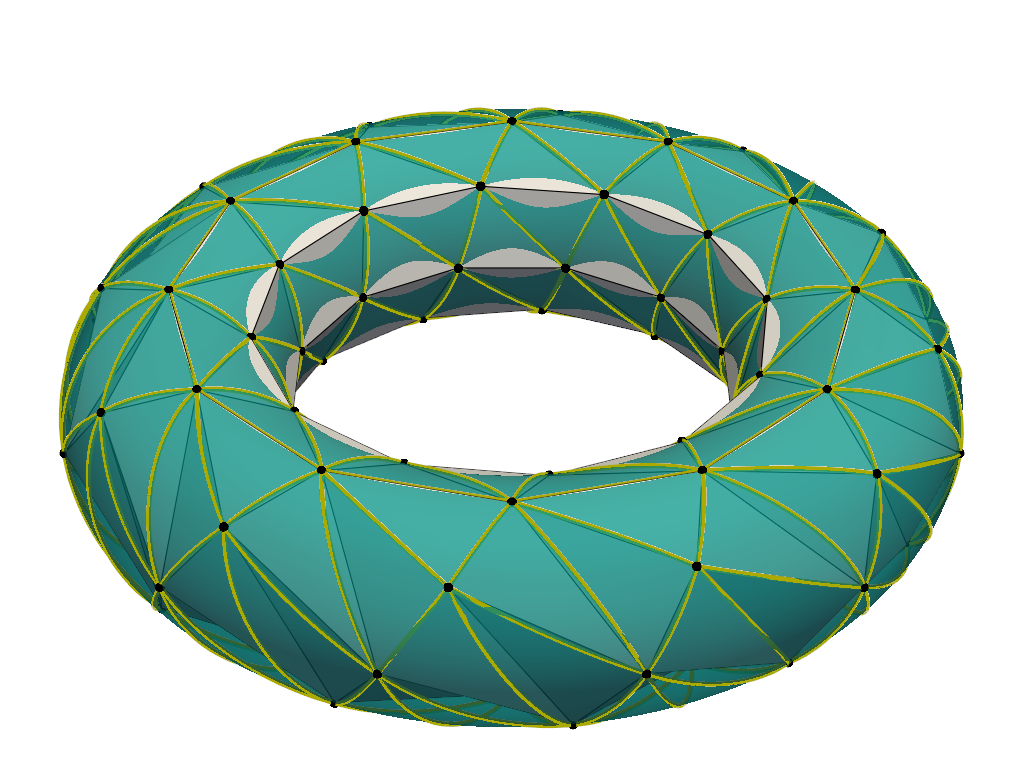
#> input picture figures/torus/media/torus_partition.png, 1024 x 768 px
$ python stencil_figure.py
#> lines starting #> are read from the running program, lines starting #| are printed output that depends on the picture
import matplotlib.pyplot as plt
import matplotlib.gridspec as gs

plt.rcParams.update(
    {
        "font.size": 12,
        "text.usetex": True,
        "mathtext.fontset": "stix",
        "font.family": "STIXGeneral",
    }
)

FILE = "../media/partition_and_projection"

# figsize = (8, 3)
figsize = (8, 8)
fig = plt.figure("Stencil Projection", figsize=figsize)

# grid = gs.GridSpec(1, 3)
grid = gs.GridSpec(3, 2)

#############
#
# partition
#
#############
ax_partition = fig.add_subplot(grid[0, 0])
img_file = "media/torus_partition.png"
with open(img_file, "rb") as file:
    partition_image = plt.imread(file)
#> partition_image is the input picture: shape (768, 1024, 3) float32; mean R, G, B 0.638, 0.776, 0.731

ax_partition.imshow(partition_image)
ax_partition.axis("off")

#############
#
# projection
#
#############

ax_projection = fig.add_subplot(grid[0, 1])
img_file = "media/projection_stencil.png"
with open(img_file, "rb") as file:
    projection_image = plt.imread(file)
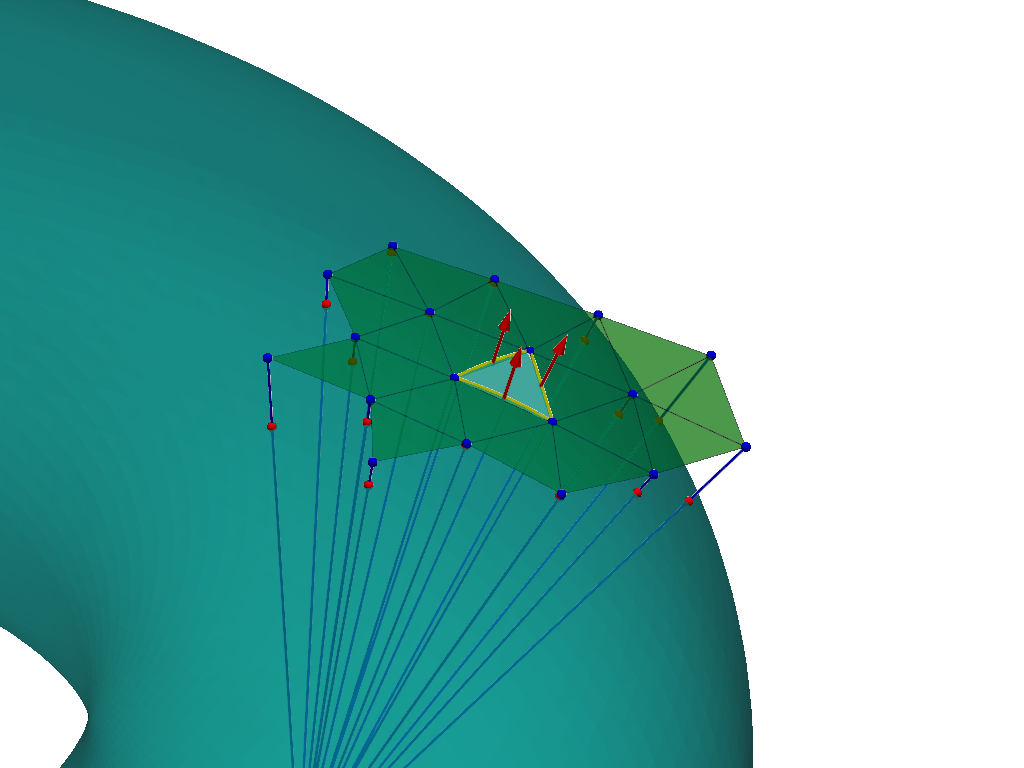
#> input picture figures/torus/media/projection_stencil.png, 1024 x 768 px
#> projection_image is the input picture: shape (768, 1024, 3) float32; mean R, G, B 0.49, 0.721, 0.702

ax_projection.imshow(projection_image[100:-100, 200:-200])
ax_projection.axis("off")

#############
#
# DA sketch
#
#############

# ax_sketch = fig.add_subplot(grid[0, 2])
ax_sketch = fig.add_subplot(grid[1:, :])
img_file = "media/da_sketch.png"
with open(img_file, "rb") as file:
    sketch = plt.imread(file)
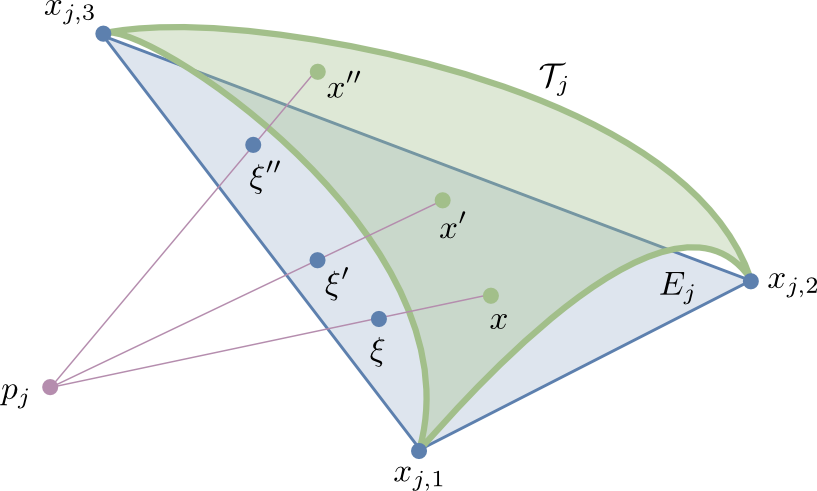
#> input picture figures/torus/media/da_sketch.png, 817 x 491 px
#> sketch is the input picture: shape (491, 817, 4) float32; mean R, G, B, A 0.194, 0.237, 0.221, 0.157

ax_sketch.imshow(sketch[:, :])
ax_sketch.axis("off")

#############
#
# Panel labels
#
#############
subplot_label_x = -0.05
subplot_label_y = 1.05
subplot_label_font = {
    "size": "x-large",
    "weight": "bold",
    "family": "stix",
    "usetex": True,
}
for ax, label in zip(
    [
        ax_partition,
        ax_projection,
        ax_sketch,
    ],
    "ABCDEFGH",
):
    ax.text(
        subplot_label_x,
        subplot_label_y,
        label,
        transform=ax.transAxes,
        **subplot_label_font,
    )

#> (the run stopped early here; a loop or call above may not have finished)
